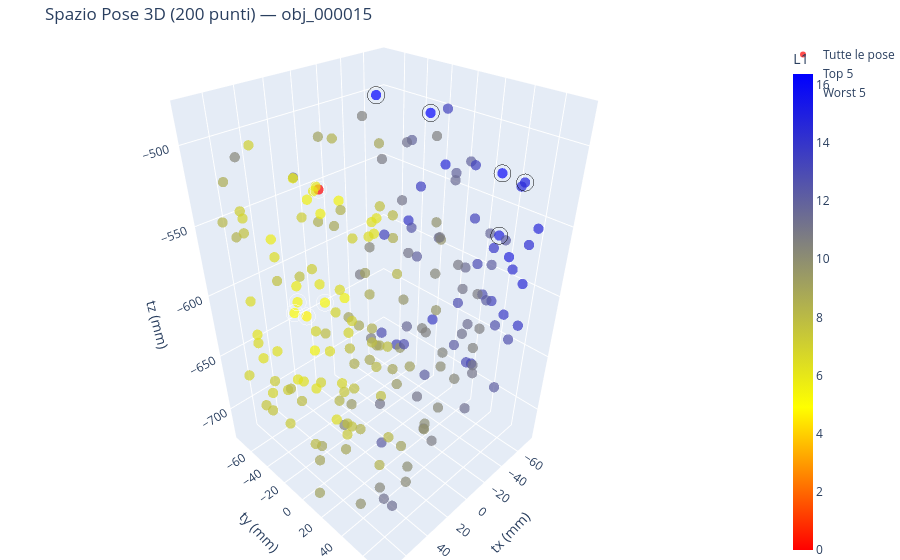

Here is the notebook cell this chart was saved with:
### Code cell
import plotly.graph_objects as go
import pandas as pd
import numpy as np
import torch
from PIL import Image
import matplotlib.pyplot as plt

def visualizza_embedding_3d_plotly(obj_name, dataset="ycbv_translation", token="pool", grid=2, K=10, W=5):
    df = pd.read_csv(RENDERS / dataset / "gt_poses.csv")
    df = df[df["object"] == obj_name].reset_index(drop=True)
    T = df[["tx", "ty", "tz"]].values 

    img_paths = [RENDERS / img_path for img_path in df["image"]]

    # embedding di riferimento + L1 di ogni posa
    e_ref = extract_features2(Image.open(img_paths[0]).convert("RGB"),
                              token=token, grid=grid)
    L1 = []
    for i in range(len(df)):
        e = extract_features2(Image.open(img_paths[i]).convert("RGB"),
                              token=token, grid=grid)
        L1.append(torch.abs(e_ref - e).sum().item())
    L1 = np.array(L1)

    indici_ordinati = np.argsort(L1)
    indici_top_k = indici_ordinati[:K]
    indici_worst_w = indici_ordinati[-W:][::-1] 
    
    t_ref = T[0]

    custom_colors = [
        [0.0, "red"], 
        [0.3, "yellow"], 
        [1.0, "blue"]
    ]
    
    fig = go.Figure()

    fig.add_trace(go.Scatter3d(
        x=T[:, 0], y=T[:, 1], z=T[:, 2],
        mode='markers',
        marker=dict(
            size=6, color=L1, colorscale=custom_colors,
            colorbar=dict(title="L1", thickness=20),
            opacity=0.7
        ),
        text=[f"Posa: {i}<br>L1: {val:.2f}" for i, val in enumerate(L1)],
        hoverinfo='text+x+y+z',
        name="Tutte le pose"
    ))

    fig.add_trace(go.Scatter3d(
        x=T[indici_top_k, 0], y=T[indici_top_k, 1], z=T[indici_top_k, 2],
        mode='markers',
        marker=dict(
            size=10, color='rgba(0,0,0,0)', line=dict(color='white', width=3) 
        ),
        text=[f"Top {i}<br>Posa: {idx}" for i, idx in enumerate(indici_top_k)],
        hoverinfo='text',
        name=f"Top {K}"
    ))

    fig.add_trace(go.Scatter3d(
        x=T[indici_worst_w, 0], y=T[indici_worst_w, 1], z=T[indici_worst_w, 2],
        mode='markers',
        marker=dict(
            size=10, color='rgba(0,0,0,0)', line=dict(color='black', width=3) 
        ),
        text=[f"Worst {i}<br>Posa: {idx}" for i, idx in enumerate(indici_worst_w)],
        hoverinfo='text',
        name=f"Worst {W}"
    ))

    fig.update_layout(
        title=f"Spazio Pose 3D ({len(df)} punti) — {obj_name}",
        scene=dict(
            xaxis=dict(title='tx (mm)'), yaxis=dict(title='ty (mm)'), zaxis=dict(title='tz (mm)'),
            aspectmode='data'
        ),
        margin=dict(l=0, r=0, b=0, t=40)
    )
    
    fig.show()

    def disegna_griglia(indici, titolo_griglia, is_worst=False):
        n_img = len(indici)
        cols = 5 
        rows = (n_img + cols - 1) // cols 
        
        fig_mat, axes = plt.subplots(rows, cols, figsize=(cols * 3.5, rows * 4))
        fig_mat.suptitle(titolo_griglia, fontsize=16, fontweight='bold', y=1.05)
        
        if n_img > 1: 
            axes = np.array(axes).flatten()
        else: 
            axes = [axes]
            
        for ax_idx, orig_idx in enumerate(indici):
            img = Image.open(img_paths[orig_idx])
            axes[ax_idx].imshow(img)
            axes[ax_idx].axis('off') 
            
            t_corrente = T[orig_idx]
            delta_t = t_corrente - t_ref
            
            if orig_idx == 0:
                titolo = f"TARGET (Posa 0)\nL1: 0.00\nt=({t_ref[0]:.0f}, {t_ref[1]:.0f}, {t_ref[2]:.0f})"
                axes[ax_idx].set_title(titolo, color="red", fontweight="bold", fontsize=10)
            else:
                label_prefisso = "Worst" if is_worst else "Top"
                colore_testo = "black" if not is_worst else "darkred"
                titolo = (f"{label_prefisso} {ax_idx} (Posa: {orig_idx}) | L1: {L1[orig_idx]:.1f}\n"
                          f"Δtx={delta_t[0]:.0f}, Δty={delta_t[1]:.0f}, Δtz={delta_t[2]:.0f}")
                axes[ax_idx].set_title(titolo, fontsize=10, color=colore_testo)
                
        for ax_idx in range(n_img, len(axes)):
            axes[ax_idx].axis('off')

        plt.tight_layout()
        plt.show()

    disegna_griglia(indici_top_k, f"Top {K} pose simili al target")
    disegna_griglia(indici_worst_w, f"Worst {W} pose distanti dal target", is_worst=True)

visualizza_embedding_3d_plotly("obj_000015", grid=2, K=5, W=5)

### Figure 1 — Plotly figure (JSON) as saved in the notebook; plotly's stock layout.template omitted (floating-point values rounded to 4 significant figures; data arrays with more than 128 entries replaced by an {"elided": "..."} marker saying what was removed)
{"data": [{"hoverinfo": "text+x+y+z", "marker": {"color": {"elided": "200 float values"}, "colorbar": {"thickness": 20, "title": {"text": "L1"}}, "colorscale": [[0, "red"], [0.3, "yellow"], [1, "blue"]], "opacity": 0.7, "size": 6}, "mode": "markers", "name": "Tutte le pose", "text": {"elided": "200 str values"}, "type": "scatter3d", "x": {"elided": "200 float values"}, "y": {"elided": "200 float values"}, "z": {"elided": "200 float values"}}, {"hoverinfo": "text", "marker": {"color": "rgba(0,0,0,0)", "line": {"color": "white", "width": 3}, "size": 10}, "mode": "markers", "name": "Top 5", "text": ["Top 0<br>Posa: 0", "Top 1<br>Posa: 82", "Top 2<br>Posa: 25", "Top 3<br>Posa: 183", "Top 4<br>Posa: 92"], "type": "scatter3d", "x": [20.5, 41.27, 42.98, 11.97, 32.13], "y": [-34.46, -28.61, -39.02, -46.24, -49.84], "z": [-530.6, -609.0, -611.0, -622.1, -613.3]}, {"hoverinfo": "text", "marker": {"color": "rgba(0,0,0,0)", "line": {"color": "black", "width": 3}, "size": 10}, "mode": "markers", "name": "Worst 5", "text": ["Worst 0<br>Posa: 182", "Worst 1<br>Posa: 188", "Worst 2<br>Posa: 106", "Worst 3<br>Posa: 73", "Worst 4<br>Posa: 170"], "type": "scatter3d", "x": [-63.97, -62.45, -65.43, -68.4, -73.03], "y": [-72.17, -22.04, 33.81, 48.31, 31.88], "z": [-502.3, -502.0, -525.9, -528.1, -572.1]}], "layout": {"margin": {"b": 0, "l": 0, "r": 0, "t": 40}, "scene": {"aspectmode": "data", "xaxis": {"title": {"text": "tx (mm)"}}, "yaxis": {"title": {"text": "ty (mm)"}}, "zaxis": {"title": {"text": "tz (mm)"}}}, "title": {"text": "Spazio Pose 3D (200 punti) — obj_000015"}}}
